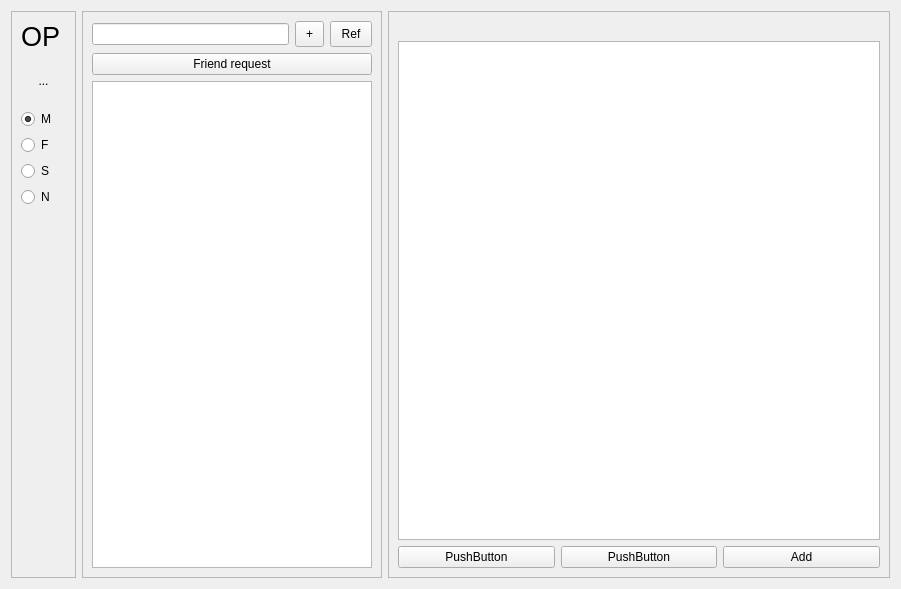
<?xml version="1.0" encoding="UTF-8"?>
<ui version="4.0">
 <class>MainWindow</class>
 <widget class="QWidget" name="MainWindow">
  <property name="geometry">
   <rect>
    <x>0</x>
    <y>0</y>
    <width>901</width>
    <height>589</height>
   </rect>
  </property>
  <property name="windowTitle">
   <string>OnPointLink </string>
  </property>
  <layout class="QHBoxLayout" name="horizontalLayout">
   <item>
    <widget class="QFrame" name="sideFrame">
     <property name="sizePolicy">
      <sizepolicy hsizetype="Maximum" vsizetype="Preferred">
       <horstretch>0</horstretch>
       <verstretch>0</verstretch>
      </sizepolicy>
     </property>
     <property name="minimumSize">
      <size>
       <width>50</width>
       <height>0</height>
      </size>
     </property>
     <property name="frameShape">
      <enum>QFrame::StyledPanel</enum>
     </property>
     <property name="frameShadow">
      <enum>QFrame::Raised</enum>
     </property>
     <layout class="QVBoxLayout" name="verticalLayout">
      <item>
       <widget class="QLabel" name="label_3">
        <property name="font">
         <font>
          <pointsize>20</pointsize>
         </font>
        </property>
        <property name="text">
         <string>OP</string>
        </property>
       </widget>
      </item>
      <item>
       <widget class="QLabel" name="picture">
        <property name="sizePolicy">
         <sizepolicy hsizetype="Maximum" vsizetype="Maximum">
          <horstretch>0</horstretch>
          <verstretch>0</verstretch>
         </sizepolicy>
        </property>
        <property name="minimumSize">
         <size>
          <width>45</width>
          <height>45</height>
         </size>
        </property>
        <property name="text">
         <string>...</string>
        </property>
        <property name="alignment">
         <set>Qt::AlignCenter</set>
        </property>
       </widget>
      </item>
      <item>
       <widget class="QRadioButton" name="radioButton_message">
        <property name="text">
         <string>M</string>
        </property>
        <property name="checked">
         <bool>true</bool>
        </property>
       </widget>
      </item>
      <item>
       <widget class="QRadioButton" name="radioButton_friends">
        <property name="text">
         <string>F</string>
        </property>
       </widget>
      </item>
      <item>
       <widget class="QRadioButton" name="radioButton_settings">
        <property name="text">
         <string>S</string>
        </property>
       </widget>
      </item>
      <item>
       <widget class="QRadioButton" name="radioButton">
        <property name="text">
         <string>N</string>
        </property>
       </widget>
      </item>
      <item>
       <spacer name="verticalSpacer">
        <property name="orientation">
         <enum>Qt::Vertical</enum>
        </property>
        <property name="sizeHint" stdset="0">
         <size>
          <width>20</width>
          <height>40</height>
         </size>
        </property>
       </spacer>
      </item>
     </layout>
    </widget>
   </item>
   <item>
    <widget class="QStackedWidget" name="stackedWidget_middle">
     <property name="minimumSize">
      <size>
       <width>300</width>
       <height>0</height>
      </size>
     </property>
     <property name="frameShape">
      <enum>QFrame::StyledPanel</enum>
     </property>
     <property name="currentIndex">
      <number>1</number>
     </property>
     <widget class="QWidget" name="page_mid_0">
      <layout class="QVBoxLayout" name="verticalLayout_2">
       <item>
        <widget class="QListWidget" name="listWidget_message">
         <property name="font">
          <font>
           <pointsize>20</pointsize>
          </font>
         </property>
        </widget>
       </item>
      </layout>
     </widget>
     <widget class="QWidget" name="page_mid_1">
      <layout class="QVBoxLayout" name="verticalLayout_4">
       <item>
        <layout class="QHBoxLayout" name="horizontalLayout_3">
         <item>
          <widget class="QLineEdit" name="lineEdit_searchUser"/>
         </item>
         <item>
          <widget class="QPushButton" name="pushButton_addFriend">
           <property name="sizePolicy">
            <sizepolicy hsizetype="Fixed" vsizetype="Fixed">
             <horstretch>0</horstretch>
             <verstretch>0</verstretch>
            </sizepolicy>
           </property>
           <property name="styleSheet">
            <string notr="true">padding : 5px 10px</string>
           </property>
           <property name="text">
            <string>+</string>
           </property>
          </widget>
         </item>
         <item>
          <widget class="QPushButton" name="pushButton_refresh">
           <property name="styleSheet">
            <string notr="true">padding : 5px 10px</string>
           </property>
           <property name="text">
            <string>Ref</string>
           </property>
          </widget>
         </item>
        </layout>
       </item>
       <item>
        <widget class="QPushButton" name="pushButton_friendRequest">
         <property name="text">
          <string>Friend request</string>
         </property>
        </widget>
       </item>
       <item>
        <widget class="QListWidget" name="listWidget_friend"/>
       </item>
      </layout>
     </widget>
     <widget class="QWidget" name="page_mid_2">
      <layout class="QVBoxLayout" name="verticalLayout_6">
       <item>
        <widget class="QRadioButton" name="radioButton_2">
         <property name="text">
          <string>RadioButton</string>
         </property>
        </widget>
       </item>
       <item>
        <widget class="QRadioButton" name="radioButton_3">
         <property name="text">
          <string>RadioButton</string>
         </property>
        </widget>
       </item>
       <item>
        <widget class="QRadioButton" name="radioButton_4">
         <property name="text">
          <string>RadioButton</string>
         </property>
        </widget>
       </item>
       <item>
        <widget class="QRadioButton" name="radioButton_5">
         <property name="text">
          <string>RadioButton</string>
         </property>
        </widget>
       </item>
      </layout>
     </widget>
    </widget>
   </item>
   <item>
    <widget class="QStackedWidget" name="stackedWidget_main">
     <property name="sizePolicy">
      <sizepolicy hsizetype="Preferred" vsizetype="Preferred">
       <horstretch>5</horstretch>
       <verstretch>0</verstretch>
      </sizepolicy>
     </property>
     <property name="frameShape">
      <enum>QFrame::StyledPanel</enum>
     </property>
     <property name="currentIndex">
      <number>1</number>
     </property>
     <widget class="QWidget" name="page_main_0">
      <layout class="QVBoxLayout" name="verticalLayout_3">
       <item>
        <widget class="QTextEdit" name="textEdit_show">
         <property name="sizePolicy">
          <sizepolicy hsizetype="Expanding" vsizetype="Expanding">
           <horstretch>0</horstretch>
           <verstretch>5</verstretch>
          </sizepolicy>
         </property>
         <property name="readOnly">
          <bool>true</bool>
         </property>
        </widget>
       </item>
       <item>
        <widget class="QWidget" name="widget" native="true">
         <layout class="QHBoxLayout" name="horizontalLayout_2">
          <item>
           <widget class="QPushButton" name="pushButton_2">
            <property name="text">
             <string/>
            </property>
           </widget>
          </item>
          <item>
           <widget class="QPushButton" name="pushButton_input">
            <property name="text">
             <string>OK</string>
            </property>
           </widget>
          </item>
         </layout>
        </widget>
       </item>
       <item>
        <widget class="QPlainTextEdit" name="plainTextEdit_input">
         <property name="sizePolicy">
          <sizepolicy hsizetype="Expanding" vsizetype="Expanding">
           <horstretch>0</horstretch>
           <verstretch>2</verstretch>
          </sizepolicy>
         </property>
        </widget>
       </item>
      </layout>
     </widget>
     <widget class="QWidget" name="page_main_1">
      <layout class="QVBoxLayout" name="verticalLayout_5">
       <item>
        <widget class="QLabel" name="label_userInfo_OID">
         <property name="text">
          <string/>
         </property>
        </widget>
       </item>
       <item>
        <widget class="QTextEdit" name="textEdit_userInfo"/>
       </item>
       <item>
        <layout class="QHBoxLayout" name="horizontalLayout_4">
         <item>
          <widget class="QPushButton" name="pushButton">
           <property name="text">
            <string>PushButton</string>
           </property>
          </widget>
         </item>
         <item>
          <widget class="QPushButton" name="pushButton_3">
           <property name="text">
            <string>PushButton</string>
           </property>
          </widget>
         </item>
         <item>
          <widget class="QPushButton" name="pushButton_addThisUser">
           <property name="text">
            <string>Add</string>
           </property>
          </widget>
         </item>
        </layout>
       </item>
      </layout>
     </widget>
     <widget class="QWidget" name="page_main_2">
      <layout class="QVBoxLayout" name="verticalLayout_7">
       <item>
        <widget class="QLabel" name="label_2">
         <property name="text">
          <string>TextLabel</string>
         </property>
        </widget>
       </item>
      </layout>
     </widget>
    </widget>
   </item>
  </layout>
 </widget>
 <resources/>
 <connections/>
</ui>
